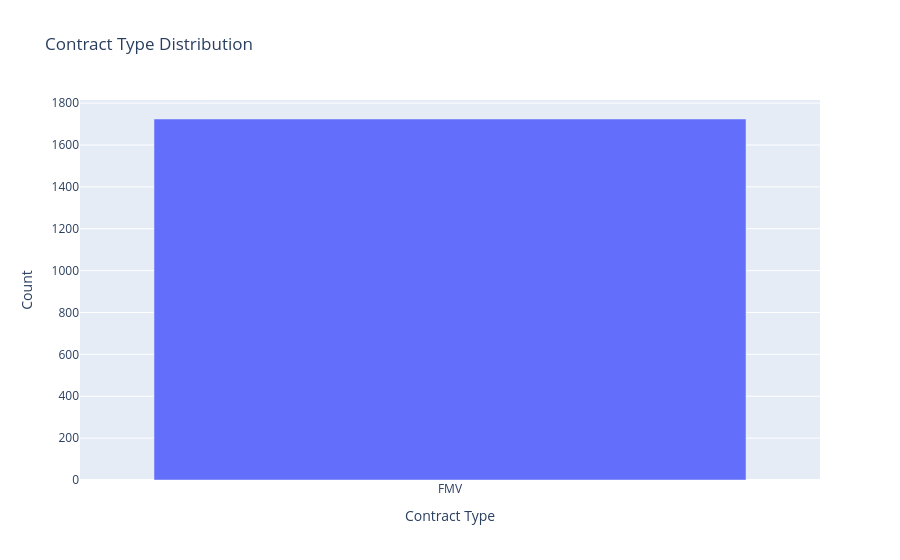

Notebook source saved alongside this figure:
### Code cell
# Contract type distribution
contract_type = df["Contract Type"].value_counts().reset_index()
contract_type.columns = ["Contract Type", "Count"]

fig = px.bar(
    contract_type,
    x="Contract Type",
    y="Count",
    title="Contract Type Distribution"
)
fig.show()

### Figure 1 — Plotly figure (JSON) as saved in the notebook; plotly's stock layout.template omitted (floating-point values rounded to 4 significant figures)
{"data": [{"alignmentgroup": "True", "hovertemplate": "Contract Type=%{x}<br>Count=%{y}<extra></extra>", "legendgroup": "", "marker": {"color": "#636efa", "pattern": {"shape": ""}}, "name": "", "offsetgroup": "", "orientation": "v", "showlegend": false, "textposition": "auto", "type": "bar", "x": ["FMV"], "xaxis": "x", "y": [1724], "yaxis": "y"}], "layout": {"barmode": "relative", "legend": {"tracegroupgap": 0}, "title": {"text": "Contract Type Distribution"}, "xaxis": {"anchor": "y", "domain": [0, 1], "title": {"text": "Contract Type"}}, "yaxis": {"anchor": "x", "domain": [0, 1], "title": {"text": "Count"}}}}
